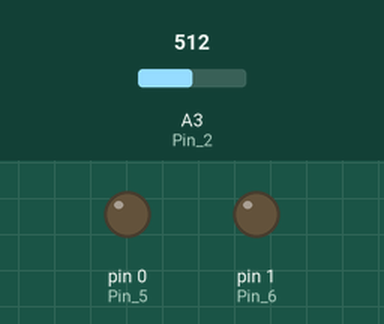
A sketch run on a simulated Arduino Uno, built with avr-gcc and run on an emulated ATmega328P. On the bench: output pins drawn as LEDs (lit = HIGH). The test bench sets the inputs (shaded band); at power-on: A3 (Pin_2) = 512.

Above: at 1.2 s.
1.3 s: A3 (Pin_2) set to 790
2.8 s: A3 (Pin_2) set to 813
At 4.0 s:
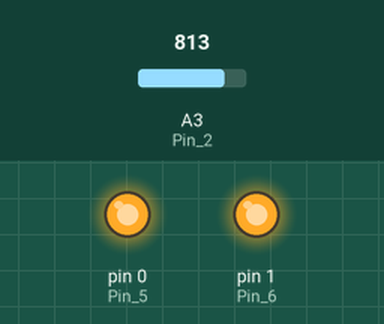
4.3 s: A3 (Pin_2) set to 615
5.8 s: A3 (Pin_2) set to 587
At 6.7 s:
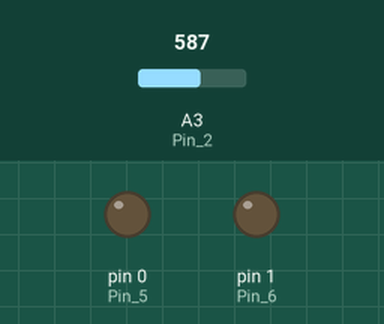
7.3 s: A3 (Pin_2) set to 810
At 7.7 s:
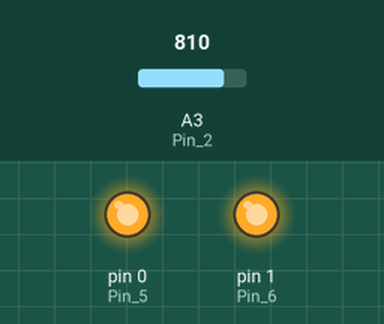
Timing chart, 0 to 9.8 s (numbered marks = the images above; inputs shaded):
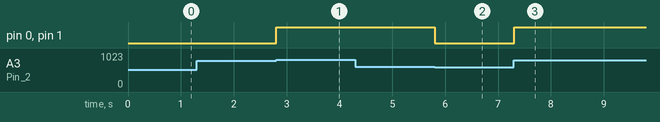

Measured:
- the behaviour switches between 800 and 801 on A3 (Pin_2) (found by bisection; images 0 and 1)
- the behaviour switches between 600 and 599 on A3 (Pin_2) (found by bisection; images 1 and 2)
- after the input at 1.3 s, every drawn part: stays the same
- after the input at 2.8 s, pin 0 (Pin_5), pin 1 (Pin_6): LOW → HIGH at once
- after the input at 4.3 s, every drawn part: stays the same
- after the input at 5.8 s, pin 0 (Pin_5), pin 1 (Pin_6): HIGH → LOW at once
- after the input at 7.3 s, pin 0 (Pin_5), pin 1 (Pin_6): LOW → HIGH at once

The sketch:

night_code_1_buffer.ino
```cpp
// C++ code
// NOT TESTED
//
void setup()
{
    pinMode(A3, INPUT); // Pin 2(analog pin 3) as input
    pinMode(0, OUTPUT); // Pin 5(PB1) as output
    pinMode(1, OUTPUT); // Pin 6(PB0) as output

}

void loop()
{
  int r = analogRead(A3); // analog read from analog pin 3
  if (r > 800) {
    digitalWrite(0, HIGH);
    digitalWrite(1, HIGH);
  } else if(r < 600){
    digitalWrite(0, LOW);
    digitalWrite(1, LOW);
  }
  delay(10);
}
```
